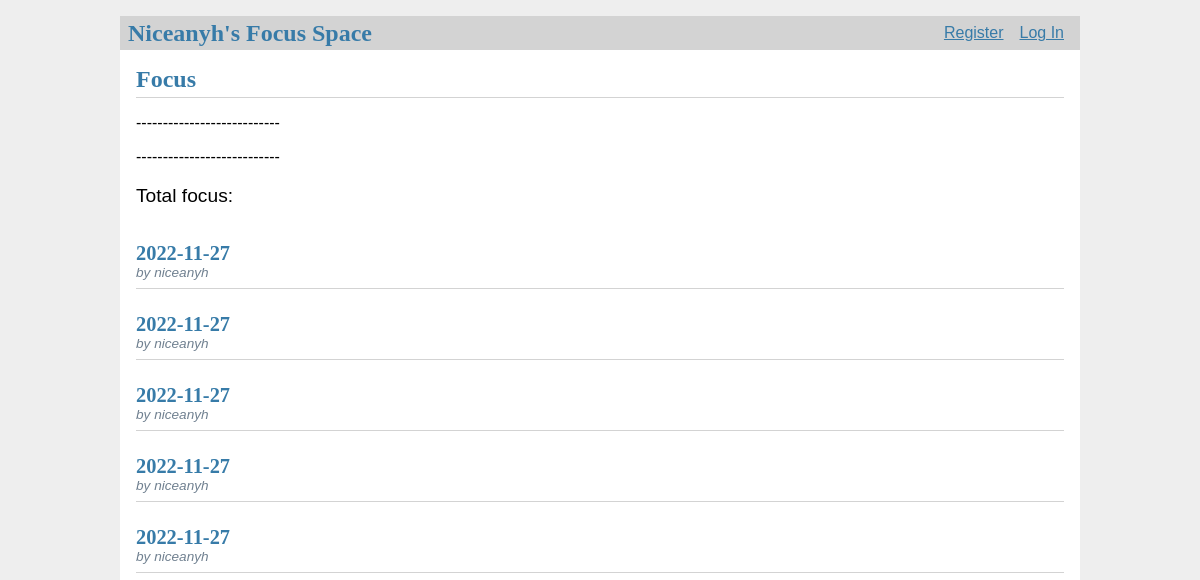
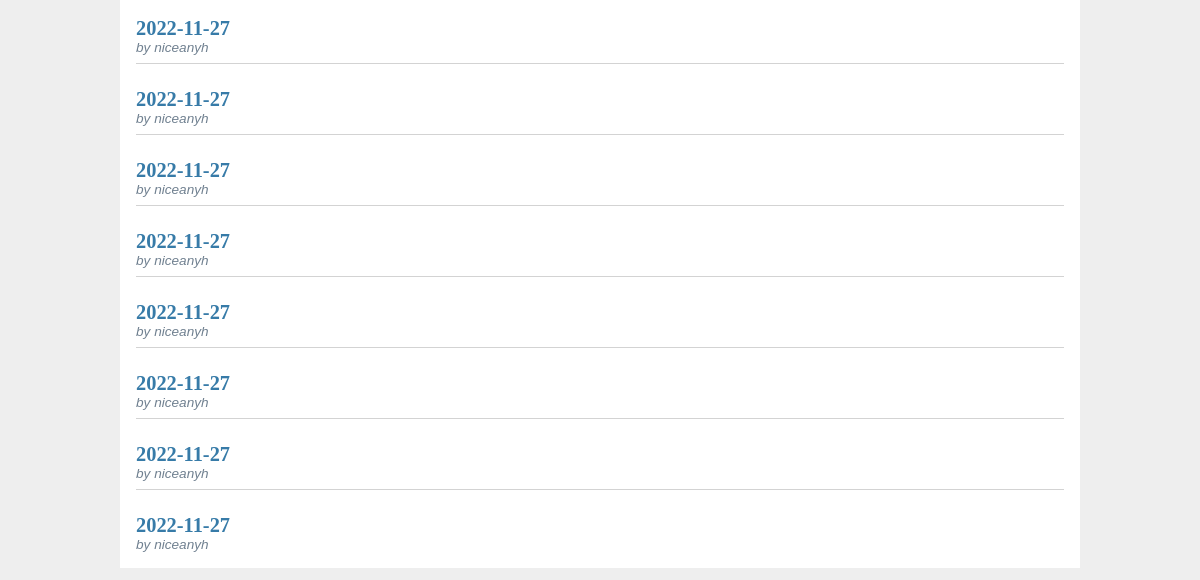
Before: / with the older database file (2 pictures, top to bottom).
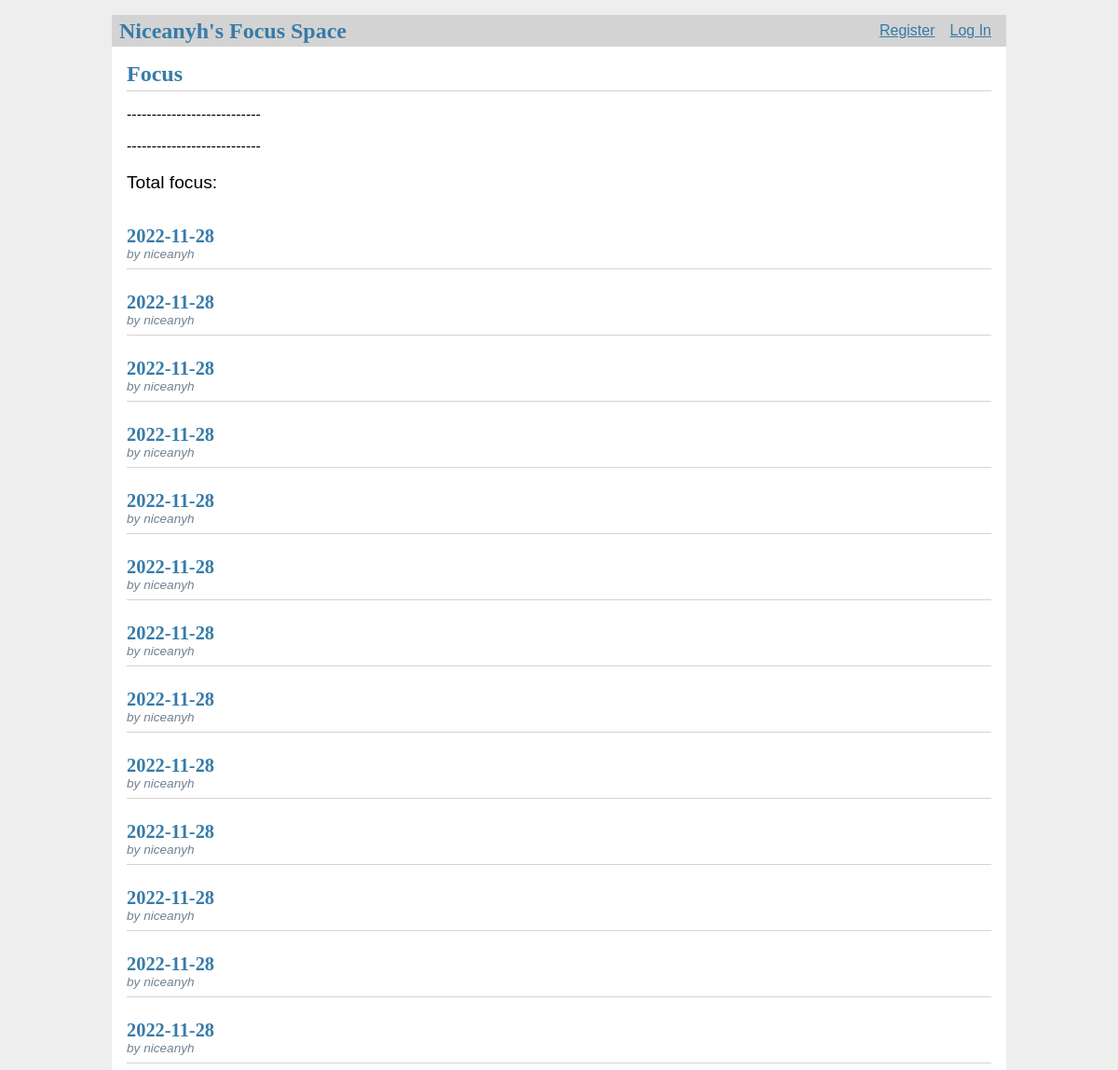
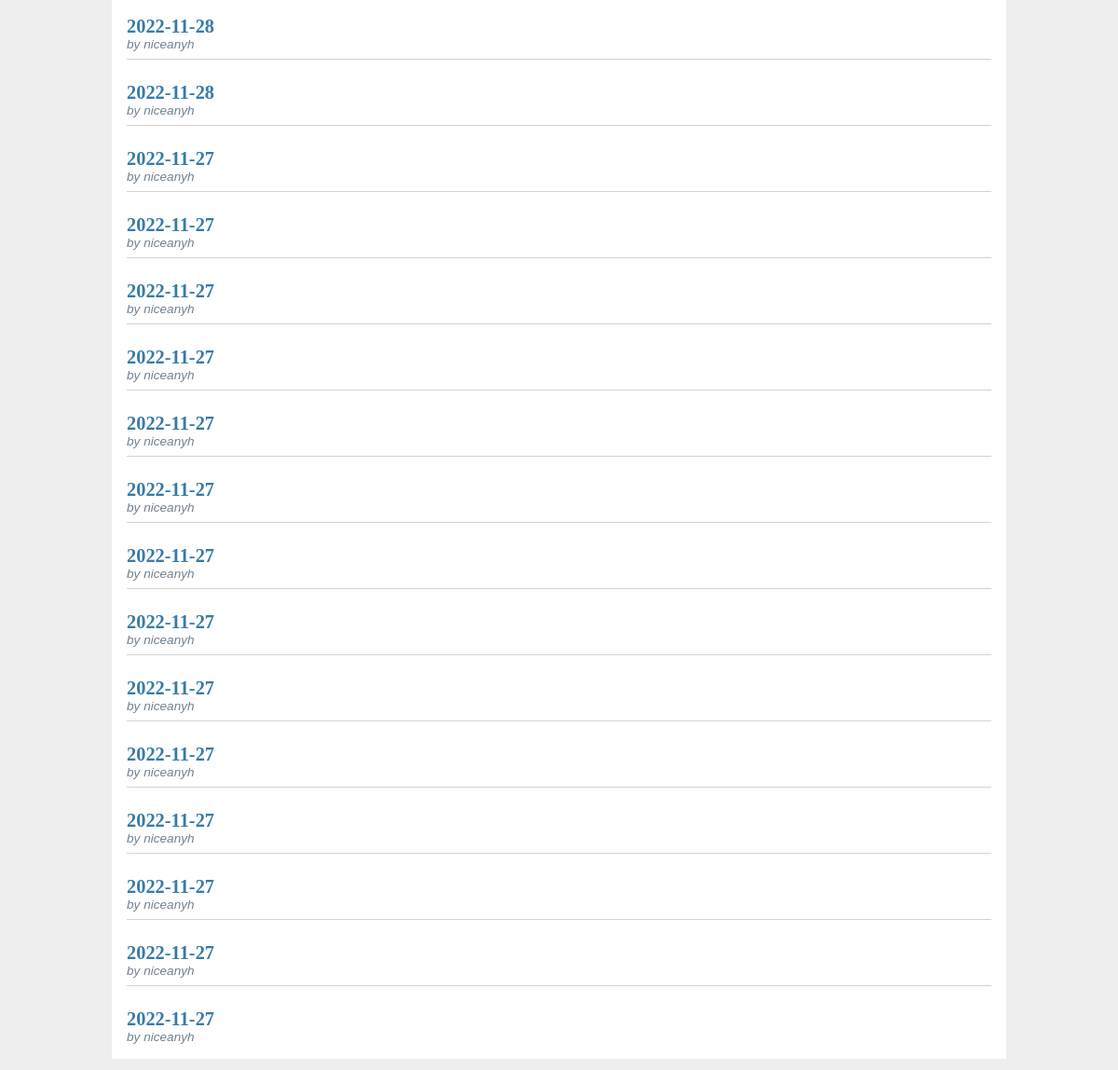
After: the same page with the newer database file (2 pictures, top to bottom).
### tables this page shows
CREATE TABLE clock (
  id INTEGER PRIMARY KEY AUTOINCREMENT,
  author_id INTEGER NOT NULL,
  created TIMESTAMP NOT NULL DEFAULT CURRENT_TIMESTAMP,
  ended TIMESTAMP NULL,
  title TEXT NULL,
  FOREIGN KEY (author_id) REFERENCES user (id)
);

CREATE TABLE user (
  id INTEGER PRIMARY KEY AUTOINCREMENT,
  username TEXT UNIQUE NOT NULL,
  password TEXT NOT NULL
);

### focus/blog.py (the view)
@bp.route('/')
def index():
    db = get_db()
    posts = db.execute(
        'SELECT p.id, title, body, created, author_id, username'
        ' FROM post p JOIN user u ON p.author_id = u.id'
        ' ORDER BY created DESC'
    ).fetchall()
    clocks = db.execute(
        'SELECT c.id, title, created,ended ,author_id, username'
        ' FROM clock c JOIN user u ON c.author_id = u.id'
        ' ORDER BY created DESC'
    ).fetchall()
    if g.user is not None:
        summary = db.execute(
            'SELECT id, title, created,ended,author_id  FROM clock WHERE author_id = ? AND ended IS NOT NULL AND CAST(created AS DATE) = CAST(CURRENT_TIMESTAMP AS DATE)'
            ' ORDER BY created DESC',(g.user['id'],)
        ).fetchall()
        total_focus = timedelta(days=0, seconds=0, microseconds=0, milliseconds=0, minutes=0, hours=0, weeks=0)
        for s in summary:
            total_focus = total_focus+ s['ended']- s['created']
        return render_template('blog/index.html', posts=posts,clocks=clocks,total_focus=total_focus)
    else:
        return render_template('blog/index.html', posts=posts,clocks=clocks)

### focus/auth.py (called while the page is built)
@bp.before_app_request
def load_logged_in_user():
    user_id = session.get('user_id')
    if user_id is None:
        g.user = None
    else:
        g.user = get_db().execute(
            'SELECT * FROM user WHERE id = ?', (user_id,)
        ).fetchone()

### focus/db.py (called while the page is built)
def get_db():
    if 'db' not in g:
        g.db = sqlite3.connect(
            current_app.config['DATABASE'],
            detect_types=sqlite3.PARSE_DECLTYPES
        )
        g.db.row_factory = sqlite3.Row
    return g.db

### focus/templates/blog/index.html (shortened to what this page needs)
{% extends 'base.html' %}
{% block header %}
  <h1>{% block title %}Focus{% endblock %}</h1>
{% endblock %}
{% block content %}
  <p>---------------------------</p>
  <p>---------------------------</p>
  <p style="font-size:120%;">Total focus: {%print(total_focus)%}</p>
  {% for clock in clocks %}
    <article class="post">
      <header>
        <div>
          <h1>{{ clock['created'].strftime('%Y-%m-%d') }}</h1>
          <div class="about">by {{ clock['username'] }}</div>
        </div>
      </header>
    </article>
    {% if not loop.last %}
      <hr>
    {% endif %}
  {% endfor %}
  {% endblock %}

### focus/templates/base.html (shortened to what this page needs)
<!doctype html>
<link rel="stylesheet" href="{{ url_for('static', filename='style.css') }}">
<nav>
  <h1>Niceanyh's Focus Space</h1>
  <ul>
    {% if g.user %}
      <li><span>{{ g.user['username'] }}</span>
      <li><a href="{{ url_for('auth.logout') }}">Log Out</a>
    {% else %}
      <li><a href="{{ url_for('auth.register') }}">Register</a>
      <li><a href="{{ url_for('auth.login') }}">Log In</a>
    {% endif %}
  </ul>
</nav>
<section class="content">
  <header>
    {% block header %}{% endblock %}
  </header>
  {% block content %}{% endblock %}
</section>

### focus/static/style.css (style rules this page uses)
h1 { font-family: serif; color: #377ba8; margin: 1rem 0; }
a { color: #377ba8; }
hr { border: none; border-top: 1px solid lightgray; }
nav { background: lightgray; display: flex; align-items: center; padding: 0 0.5rem; }
nav h1 { flex: auto; margin: 0; }
nav ul { display: flex; list-style: none; margin: 0; padding: 0; }
nav ul li a, nav ul li span, header .action { display: block; padding: 0.5rem; }
.content { padding: 0 1rem 1rem; }
.content > header { border-bottom: 1px solid lightgray; display: flex; align-items: flex-end; }
.content > header h1 { flex: auto; margin: 1rem 0 0.25rem 0; }
.post > header { display: flex; align-items: flex-end; font-size: 0.85em; }
.post > header > div:first-of-type { flex: auto; }
.post > header h1 { font-size: 1.5em; margin-bottom: 0; }
.post .about { color: slategray; font-style: italic; }
.content:last-child { margin-bottom: 0; }

Changed rows visible on the page:
added clock: created "2022-11-28", username "niceanyh"
added clock: created "2022-11-28", username "niceanyh"
added clock: created "2022-11-28", username "niceanyh"
added clock: created "2022-11-28", username "niceanyh"
added clock: created "2022-11-28", username "niceanyh"
added clock: created "2022-11-28", username "niceanyh"
added clock: created "2022-11-28", username "niceanyh"
added clock: created "2022-11-28", username "niceanyh"
added clock: created "2022-11-28", username "niceanyh"
added clock: created "2022-11-28", username "niceanyh"
added clock: created "2022-11-28", username "niceanyh"
added clock: created "2022-11-28", username "niceanyh"
added clock: created "2022-11-28", username "niceanyh"
added clock: created "2022-11-28", username "niceanyh"
added clock: created "2022-11-28", username "niceanyh"
added clock: created "2022-11-27", username "niceanyh"
